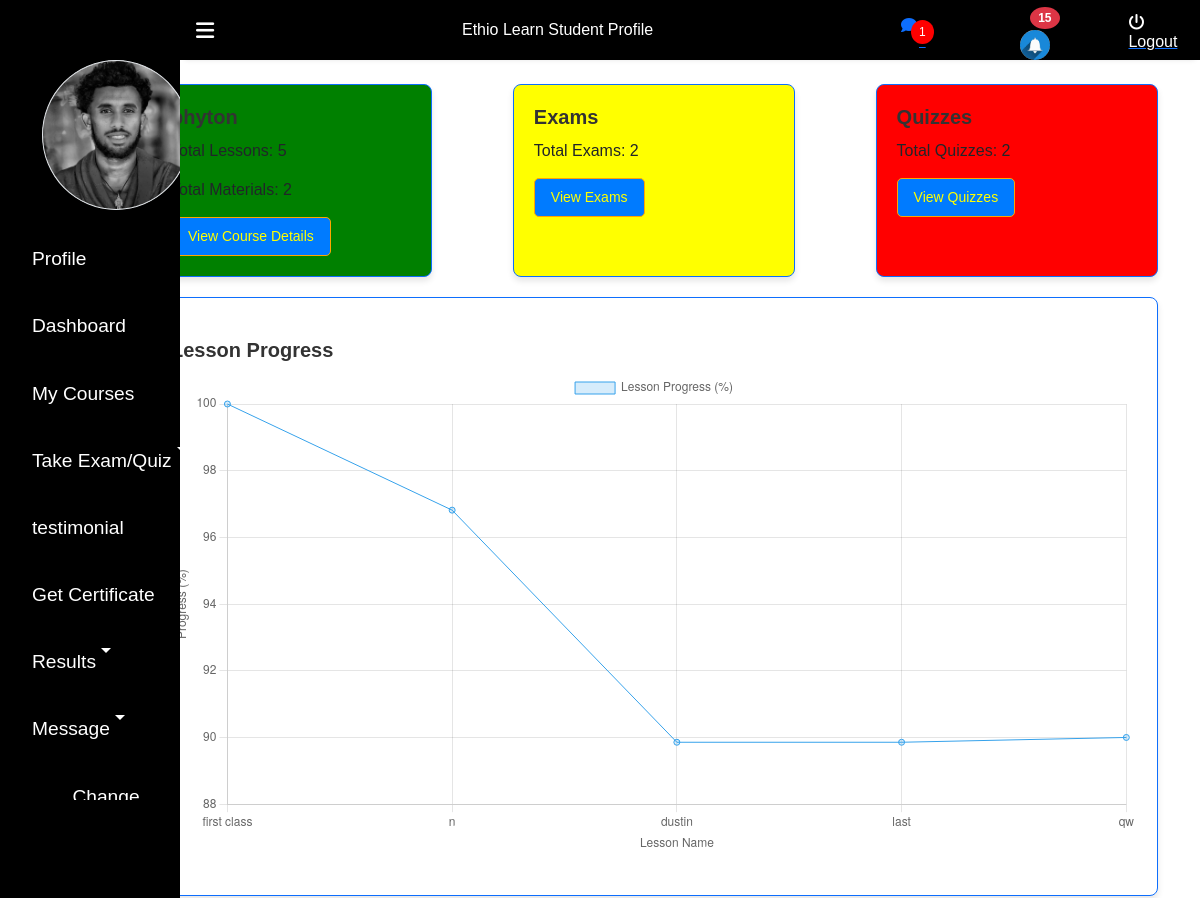
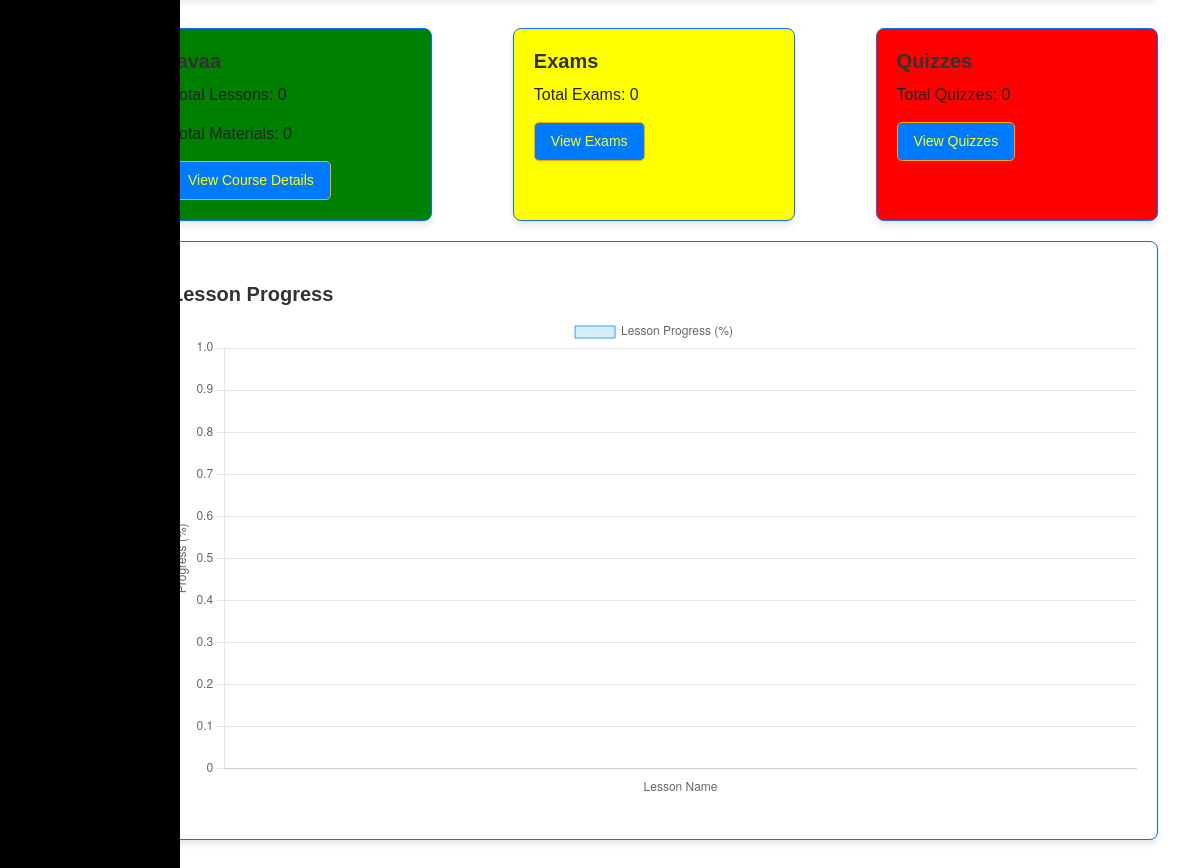
Page /Users/dashbord.php (signed in) on the committed database (2 pictures, top to bottom).
### tables this page shows
CREATE TABLE `students` (
  `stu_id` int(11) NOT NULL,
  `stu_name` varchar(255) DEFAULT NULL,
  `stu_email` varchar(255) DEFAULT NULL,
  `stu_pass` varchar(255) DEFAULT NULL,
  `stu_occ` varchar(255) DEFAULT NULL,
  `stu_img` text DEFAULT NULL,
  `email_verified` tinyint(1) DEFAULT 0,
  `online_status` enum('online','offline') NOT NULL DEFAULT 'offline',
  `otp` varchar(6) DEFAULT NULL,
  `otp_expiry` datetime DEFAULT NULL,
  `reset_token` varchar(255) DEFAULT NULL,
  `reset_expiry` datetime DEFAULT NULL
);

CREATE TABLE `courseorder` (
  `co_id` int(11) NOT NULL,
  `order_id` varchar(255) DEFAULT NULL,
  `stu_id` int(11) DEFAULT NULL,
  `course_id` int(11) DEFAULT NULL,
  `amount` varchar(11) DEFAULT NULL,
  `date` varchar(255) DEFAULT NULL,
  `stu_name` varchar(255) NOT NULL,
  `stu_email` varchar(255) NOT NULL,
  `course_name` varchar(255) NOT NULL,
  `tx_ref` varchar(255) NOT NULL
);

CREATE TABLE `course` (
  `course_id` int(11) NOT NULL,
  `course_name` varchar(255) DEFAULT NULL,
  `course_desc` text DEFAULT NULL,
  `lec_id` int(11) DEFAULT NULL,
  `course_img` text DEFAULT NULL,
  `course_duration` int(11) DEFAULT NULL,
  `course_price` float DEFAULT NULL,
  `course_lessons` int(11) DEFAULT NULL,
  `category_id` int(11) DEFAULT NULL,
  `status` int(11) DEFAULT 0
);

### Users/check_new_message.php (called while the page is built, shortened)
<?php
if (isset($_SESSION['stu_id'])) {
    include_once("../DB_Files/db.php");
    $student_id = $_SESSION['stu_id'];
    $sql = "SELECT COUNT(*) AS new_messages
            FROM message
            WHERE receiver_id = ? AND receiver_type = 'student' AND is_read = 0";
    $stmt = $conn->prepare($sql);
    $stmt->bind_param("i", $student_id);
    $stmt->execute();
    $result = $stmt->get_result();
    $row = $result->fetch_assoc();
    $new_messages_count = $row['new_messages'];
} else {
}
?>

### Users/fetch_notification_count.php (called while the page is built, shortened)
<?php
include_once("../DB_Files/db.php");
function fetchNewNotificationsCount($conn) {
    $stu_id = $_SESSION['stu_id'];
    $sql = "SELECT COUNT(*) as count FROM notifications WHERE stu_id = ? AND is_read = 0";
    $stmt = $conn->prepare($sql);
    if ($stmt) {
        $stmt->bind_param("i", $stu_id);
        $stmt->execute();
        $result = $stmt->get_result();
        $row = $result->fetch_assoc();
        $count = $row['count'];
        return $count;
    }
    return 0;
}
$notificationCount = fetchNewNotificationsCount($conn);
?>

### Users/dashbord.php (the view, shortened to what this page needs)
<?php
include_once("ProfileHeader.php");
include_once("../DB_Files/db.php");
$student_id = $_SESSION["stu_id"];
$sql_courses = "SELECT * FROM courseorder WHERE stu_id = ?";
$stmt_courses = $conn->prepare($sql_courses);
$stmt_courses->bind_param("i", $student_id);
$stmt_courses->execute();
$result_courses = $stmt_courses->get_result();
?>
<link rel="stylesheet" href="/ethiolearn/Users/CSS/dashboard.css">
<div class="container">
    <?php
    while ($course = $result_courses->fetch_assoc()) {
        $course_id = $course['course_id'];
        $sql_course = "SELECT * FROM course WHERE course_id = ?";
        $stmt_course = $conn->prepare($sql_course);
        $stmt_course->bind_param("i", $course_id);
        $stmt_course->execute();
        $result_course = $stmt_course->get_result();
        $row_course = $result_course->fetch_assoc();
        $sql_lessons = "SELECT lesson_name FROM lesson WHERE course_id = ?";
        $stmt_lessons = $conn->prepare($sql_lessons);
        $stmt_lessons->bind_param("i", $course_id);
        $stmt_lessons->execute();
        $result_lessons = $stmt_lessons->get_result();
        $sql_materials = "SELECT COUNT(*) AS material_count FROM materials WHERE course_id = ?";
        $stmt_materials = $conn->prepare($sql_materials);
        $stmt_materials->bind_param("i", $course_id);
        $stmt_materials->execute();
        $result_materials = $stmt_materials->get_result();
        $row_materials = $result_materials->fetch_assoc();
        $tot_materials = $row_materials['material_count'];
        $sql_exams = "SELECT COUNT(*) AS exam_count FROM exam_category WHERE course_id = ? AND assessment_type = 'exam'";
        $stmt_exams = $conn->prepare($sql_exams);
        $stmt_exams->bind_param("i", $course_id);
        $stmt_exams->execute();
        $result_exams = $stmt_exams->get_result();
        $row_exams = $result_exams->fetch_assoc();
        $tot_exams = $row_exams['exam_count'];
        $sql_quizzes = "SELECT COUNT(*) AS quiz_count FROM exam_category WHERE course_id = ? AND assessment_type = 'quiz'";
        $stmt_quizzes = $conn->prepare($sql_quizzes);
        $stmt_quizzes->bind_param("i", $course_id);
        $stmt_quizzes->execute();
        $result_quizzes = $stmt_quizzes->get_result();
        $row_quizzes = $result_quizzes->fetch_assoc();
        $tot_quizzes = $row_quizzes['quiz_count'];
        $sql_progress = "SELECT progress FROM lesson_progress WHERE student_id = ? AND course_id = ?";
        $stmt_progress = $conn->prepare($sql_progress);
        $stmt_progress->bind_param("ii", $student_id, $course_id);
        $stmt_progress->execute();
        $result_progress = $stmt_progress->get_result();
        $lesson_names = array();
        $progress_data = array();
        while ($row_progress = $result_progress->fetch_assoc()) {
            $progress_data[] = $row_progress['progress'];
        }
        while ($row_lesson = $result_lessons->fetch_assoc()) {
            $lesson_names[] = $row_lesson['lesson_name'];
        }
    ?>
        <div class="course-section">
            <div class="card border-primary"style = "background-color:green;">
                <div class="card-body">
                    <h4 class="card-title"><?php echo $row_course['course_name']; ?></h4>
                    <p class="card-text">Total Lessons: <?php echo count($lesson_names); ?></p>
                    <p class="card-text">Total Materials: <?php echo $tot_materials; ?></p>
                    <a href="MyCourse" class="btn btn-primary">View Course Details</a>
                </div>
            </div>
            <div class="card border-primary"style = "background-color:yellow; color:black;">
                <div class="card-body">
                    <h4 class="card-title color:black;">Exams</h4>
                    <p class="card-text color:black;">Total Exams: <?php echo $tot_exams; ?></p>
                    <a href="Enrollexam.php color:black;" class="btn btn-primary">View Exams</a>
                </div>
            </div>
            <div class="card border-primary"style = "background-color:red;">
                <div class="card-body">
                    <h4 class="card-title">Quizzes</h4>
                    <p class="card-text">Total Quizzes: <?php echo $tot_quizzes; ?></p>
                    <a href="EnrollQuiz.php" class="btn btn-primary">View Quizzes</a>
                </div>
            </div>
            <div class="chart-container border-primary">
                <div class="card-body">
                    <h4 class="card-title">Lesson Progress</h4>
                    <div class="chart-canvas">
                        <canvas id="lessonProgressChart-<?php echo $course_id; ?>"></canvas>
                    </div>
                </div>
            </div>
        </div>
        <script>
            // Convert PHP lesson progress data to JavaScript array
            var lessonProgressData<?php echo $course_id; ?> = <?php echo json_encode($progress_data); ?>;
            var lessonNames<?php echo $course_id; ?> = <?php echo json_encode($lesson_names); ?>;
            // Get canvas element
            var ctx<?php echo $course_id; ?> = document.getElementById('lessonProgressChart-<?php echo $course_id; ?>').getContext('2d');
            // Create the chart
            var lessonProgressChart<?php echo $course_id; ?> = new Chart(ctx<?php echo $course_id; ?>, {
                type: 'line',
                data: {
                    labels: lessonNames<?php echo $course_id; ?>, // Labels: Lesson names
                    datasets: [{
                        label: 'Lesson Progress (%)',
                        data: lessonProgressData<?php echo $course_id; ?>, // Lesson progress data
                        backgroundColor: 'rgba(54, 162, 235, 0.2)',
                        borderColor: 'rgba(54, 162, 235, 1)',
                        borderWidth: 1
                    }]
                },
                options: {
                    scales: {
                        x: {
                            title: {
                                display: true,
                                text: 'Lesson Name'
                            }
                        },
                        y: {
                            title: {
                                display: true,
                                text: 'Progress (%)'
                            }
                        }
                    },
                    plugins: {
                        tooltip: {
                            callbacks: {
                                label: function(context) {
                                    var label = lessonNames<?php echo $course_id; ?>[context.dataIndex] || '';
                                    if (label) {
                                        label += ': ';
                                    }
                                    if (context.parsed.y !== null) {
                                        label += context.parsed.y.toFixed(2) + '%';
                                    }
                                    return label;
                                }
                            }
                        }
                    }
                }
            });
        </script>
    <?php
    }
    ?>
</div>

### Users/ProfileHeader.php (shortened to what this page needs)
<?php
include_once("../DB_Files/db.php");
include_once("fetch_notification_count.php");
$stu_email = $_SESSION['stu_email'];
if (isset($stu_email)) {
    $sql = "SELECT stu_img FROM students WHERE stu_email='$stu_email'";
    $result = $conn->query($sql);
    $row = $result->fetch_assoc();
    $stu_img = $row['stu_img'];
}
?>
<!DOCTYPE html>
<html lang="en">
<head>
    <link rel="stylesheet" href="/ethiolearn/Users/CSS/style.css">
    <link rel="stylesheet" href="/ethiolearn/Font awesome/webfonts/all.min.css">
    <link rel="stylesheet" href="/ethiolearn/bootstrap/css/bootstrap.min.css">
</head>
<body>
    <div class="sidebar">
        <div class="side-header"></div>
        <div class="side-content">
            <div class="side-menu">
                <ul>
                    <li class="nav-item mb-3">
                        <img src="<?php echo $stu_img ?>" alt="" class="img-thumbnail rounded-circle" style="margin-left: 10px; height:150px; width:150px; padding:0px;">
                    </li>
                    <li class="nav-item">
                        <a href="Profile.php" class="nav-link">
                            <i class="uil uil-user-square"></i> Profile
                        </a>
                    </li>
                    <li class="nav-item">
                        <a href="dashbord.php" class="nav-link">
                            <i class="uil uil-user-square"></i> Dashboard
                        </a>
                    </li>
                    <li class="nav-item">
                        <a href="MyCourse.php" class="nav-link">
                            <i class="uil uil-book"></i> My Courses
                        </a>
                    </li>
                    <li class="nav-item dropdown">
    <a class="nav-link dropdown-toggle" href="#" id="navbarDropdown" role="button" aria-haspopup="true" aria-expanded="false">
        <i class="uil uil-clipboard-alt"></i> Take Exam/Quiz
    </a>
</li>
                    <li class="nav-item">
                        <a href="add_testimonial.php" class="nav-link">
                            <i class="uil uil-feedback"></i> testimonial
                        </a>
                    </li>
                    <li class="nav-item">
                        <a href="getCertificate.php" class="nav-link">
                            <i class="uil uil-award"></i> Get Certificate
                        </a>
                    </li>
                    <li class="nav-item dropdown">
    <a class="nav-link dropdown-toggle" href="#" id="messageDropdown" role="button" aria-haspopup="true" aria-expanded="false">
        <i class="uil uil-message"></i> Results
    </a>
</li>
                    <li class="nav-item dropdown">
    <a class="nav-link dropdown-toggle" href="#" id="messageDropdown" role="button" aria-haspopup="true" aria-expanded="false">
        <i class="uil uil-message"></i> Message
    </a>
</li>
                    <li class="nav-item">
                        <a href="verifyreast.php" class="nav-link">
                            <i class="uil uil-key-skeleton-alt"></i> Change Password
                        </a>
                    </li>
            <?php
            include_once("check_new_message.php");
            ?>
    </ul>
            </div>
        </div>
    </div>
    <div class="main-content">
        <header>
            <div class="header-content">
                <label for="menu-toggle">
                    <span class="fas fa-bars"></span>
                </label>
                <a class="navbar-brand" href="/ethiolearn/index.php">Ethio Learn <span style="font-size: 1rem;">Student Profile</span></a>
                <div class="header-menu">
                    <a href="inbox_detail_student.php?stu_id=<?php echo $_SESSION['stu_id']; ?>" class="notificationn-icon">
                        <span class="badgee" style="width: 30px; height: auto; margin-right: 18px; border-radius: 50%;"><?php echo $new_messages_count; ?></span>
                    </a>
                    <a class="nav-link notification-icon" href="notification.php">
                        <span class="badge bg-danger" style="width: 30px; height: auto; margin-right: 18px; border-radius: 50%;"><?php echo $notificationCount; ?></span>
                        <img src="Img/notification.png" alt="Notification" style="width: 30px; height: auto; margin-right: 18px; border-radius: 50%;">
                    </a>
                    <div class="user">
                        <span class="fas fa-power-off"></span>
                        <a href="Logout.php"><span style="color:white">Logout</span></a>
                    </div>
                </div>
            </div>
        </header>
    </div>
</body>
</html>

### rows in the picture
students: stu_img (picture)
courseorder: course.course_name "phyton", count($lesson_names) "5", tot_materials "2", tot_exams "2", tot_quizzes "2"
courseorder: course.course_name "javaa", count($lesson_names) "0", tot_materials "0", tot_exams "0", tot_quizzes "0"

### other values in the picture
$new_messages_count "1"
$notificationCount "15"
chart data {{ $course_id }} 4, 5
chart data {{ json_encode($progress_data) }} [100,96.8165,89.8572,89.8572,90.0013], []
chart data {{ json_encode($lesson_names) }} ["first class","n","dustin","last","qw"], []
